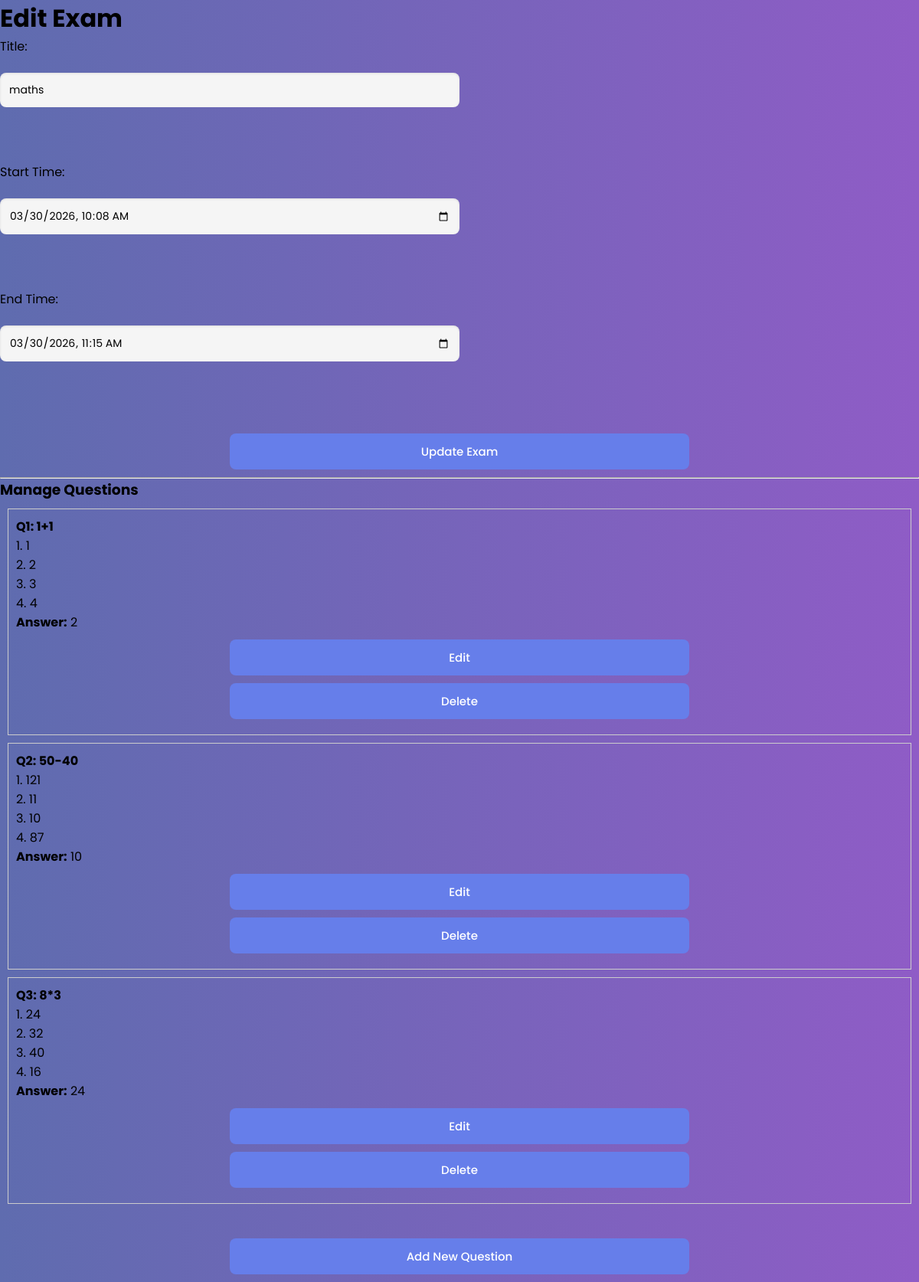
The app's page /edit_exam/6 with its own data.
### app.py (models this page shows)
class Exam(db.Model):
    id = db.Column(db.Integer, primary_key=True)
    title = db.Column(db.String(100))
    status = db.Column(db.String(20), default="Draft")
    start_time = db.Column(db.DateTime)
    end_time = db.Column(db.DateTime)

class Question(db.Model):
    id = db.Column(db.Integer, primary_key=True)
    exam_id = db.Column(db.Integer)
    question = db.Column(db.String(200))
    option1 = db.Column(db.String(100))
    option2 = db.Column(db.String(100))
    option3 = db.Column(db.String(100))
    option4 = db.Column(db.String(100))
    answer = db.Column(db.String(100))

### app.py (the view)
@app.route('/edit_exam/<int:exam_id>', methods=['GET', 'POST'])
def edit_exam(exam_id):
    exam = Exam.query.get(exam_id)
    if request.method == 'POST':
        exam.title = request.form.get('title')
        exam.start_time = datetime.strptime(request.form.get('start_time'), "%Y-%m-%dT%H:%M")
        exam.end_time = datetime.strptime(request.form.get('end_time'), "%Y-%m-%dT%H:%M")
        db.session.commit()
        return redirect('/admin_dashboard')
    questions = Question.query.filter_by(exam_id=exam_id).all()
    return render_template('edit_exam.html',
                           exam=exam,
                           questions=questions)

### templates/edit_exam.html
<!DOCTYPE html>
<html>
    <head>
        <link rel="stylesheet" href="{{ url_for('static', filename='styles.css') }}">
    </head>
<body>
<h1>Edit Exam</h1>
<form method="POST">
    Title:
    <input type="text" name="title" value="{{ exam.title }}"><br><br>
    Start Time:
    <input type="datetime-local" name="start_time"
           value="{{ exam.start_time.strftime('%Y-%m-%dT%H:%M') }}"><br><br>
    End Time:
    <input type="datetime-local" name="end_time"
           value="{{ exam.end_time.strftime('%Y-%m-%dT%H:%M') }}"><br><br>
    <button type="submit">Update Exam</button>
</form>
<hr>
<h3>Manage Questions</h3>
{% for q in questions %}
    <div style="border:1px solid #ccc; padding:10px; margin:10px;">
        <p><b>Q{{ loop.index }}: {{ q.question }}</b></p>
        <p>
            1. {{ q.option1 }} <br>
            2. {{ q.option2 }} <br>
            3. {{ q.option3 }} <br>
            4. {{ q.option4 }}
        </p>
        <p><b>Answer:</b> {{ q.answer }}</p>
        <a href="/edit_question/{{ q.id }}">
            <button>Edit</button>
        </a>
        <a href="/delete_question/{{ q.id }}/{{ exam.id }}">
            <button>Delete</button>
        </a>
    </div>
{% endfor %}
<br>
<a href="/add_question/{{ exam.id }}">
    <button>Add New Question</button>
</a>
</body>
</html>

### static/styles.css (style rules this page uses)
* { margin: 0; padding: 0; box-sizing: border-box; font-family: 'Poppins', sans-serif; }
body { margin: 0; font-family: 'Poppins', sans-serif; background: linear-gradient(to right, #5f6caf, #8f5cc6); }
form { display: flex; flex-direction: column; gap: 12px; }
input { width: 60%; max-width: 600px; padding: 12px; border-radius: 8px; border: none; background-color: #f5f5f5; box-shadow: inset 0 1px 3px rgba(0,0,0,0.1); font-size: 14px; display: block; margin: 10px 0; }
button { width: 60%; padding: 12px; background: #667eea; color: white; border: none; border-radius: 8px; cursor: pointer; transition: 0.3s; font-size: 15px; font-weight: 500; max-width: 600px; margin: 10px auto; display: block; }
a { text-decoration: none; color: #667eea; text-align: center; display: block; margin-top: 10px; }

### records on screen
Exam: title "maths", start_time "03/30/2026 10:08", end_time "03/30/2026 11:15"
Question: question "1+1", option1 "1", option2 "2", option3 "3", option4 "4", answer "2"
Question: question "50-40", option1 "121", option2 "11", option3 "10", option4 "87", answer "10"
Question: question "8*3", option1 "24", option2 "32", option3 "40", option4 "16", answer "24"
